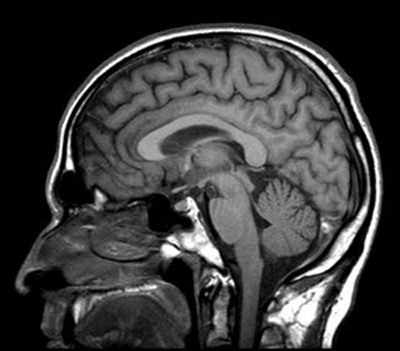
#> input picture Dossier de TPs-20231114/IRM1.png, 400 x 351 px; the run also reads 1 picture not shown here
$ jupyter execute --allow-errors TP3_Recalage.ipynb
#> lines starting #> are read from the running program, lines starting #| are printed output that depends on the picture
TP1 - Recalage d'images
=============

[cell 1]
import numpy as np
from scipy import signal
from scipy import interpolate
from PIL import Image
import matplotlib.pyplot as plt
import numpy.linalg as npl

Un problème fréquemment rencontré dans le domaine du traitement d’images est celui du recalage. On dispose de plusieurs images prises à des temps différents, ou par des appareils différents, et on aimerait les mettre en correspondence, c’est-à-dire trouver une déformation du plan, qui assure une correspondence point à point des objets sous-jacents. Donnons quelques exemples d’applications :
* Traitements/retouches d’images. Par exemple, on peut vouloir construire un panoramique à partir d’images de petite taille. Il faut les recaler préalablement.
* Evaluation des déplacements d’objets dans des séquences vidéos (e.g. trouver un défaut de fonctionnement d’un organe, caméras de surveillance, design de robots intelligents ou de systèmes de navigation automatiques ...)
* Couplage d’informations. Par exemple, en imagerie médicale, on obtient une information plus riche en utilisant à la fois une radio et une angiographie. L’une apporte des informations structurelles, l’autre des informations fonctionnelles. Le couplage des deux images donne plus d’information au praticien.
* Beaucoup d’autres applications...

Dans ce TP, nous allons proposer un modèle de recalage assez élémentaire. Les idées constitutives se retrouvent cependant dans presque toutes les techniques récentes.

[cell 2]
def get_images() :
    n=21
    sigma=0.3
    [X,Y]=np.meshgrid(np.linspace(-1,1,n),np.linspace(-1,1,n), indexing='xy')
    Z=np.sqrt(X*X+Y*Y)
    im1=np.zeros((n,n))
    im1[Z<=.7]=1.
    im1[Z<=.3]=.5
    im1[Z<=.1]=.7
    im2=np.zeros((n,n));
    Z=np.sqrt((X-.3)**2+(Y+.2)**2)
    im2[Z<=.7]=1
    im2[Z<=.3]=.5
    im2[Z<=.1]=.7
    G=np.fft.fftshift(np.exp(-(X**2+Y**2)/sigma**2))
    f=np.real(np.fft.ifft2(np.fft.fft2(G)*np.fft.fft2(im1)))
    g=np.real(np.fft.ifft2(np.fft.fft2(G)*np.fft.fft2(im2)))
    f=f/np.max(f)
    g=g/np.max(g)
    return f,g

[cell 3]
f,g=get_images()

# 1. Formalisation du problème

1.1 Formalisme continu
---------------------

On modélise les images en niveaux de gris comme des fonctions d’un ensemble borné $\Omega\subset \mathbb{R}$ (typiquement un carré) dans $\mathbb{R}$. La valeur de la fonction en chaque point représente l’intensité lumineuse de l’image.

Soient $f$ et $g$ deux images. On a donc :
$$
f:\Omega\subset \mathbb{R}^2 \to \mathbb{R},  g:\Omega\subset \mathbb{R}^2 \to \mathbb{R}
$$
En supposant que les images $f$ et $g$ dépendent seulement d’une transformation géométrique qui conserve la luminosité, le problème de recalage peut être formulé comme suit:

> Problème inverse $(P_1)$ :

> Etant donnés $f$ et $g$ dans $H_1(\Omega)$ (les images ont une amplitude bornée et une énergie finie), trouver un champ de vecteurs $u = (u_1, u_2) \in H_1(\Omega)^2$ tel que:
$$f(x + u(x)) = g(x), \forall x\in \Omega.$$

Le problème inverse est mal posé: tout d'abord, l'existence d'une solution n'est pas garantie, et dans le cas où il existe une solution, on n'a pas nécessairement unicité de cette solution. Par exemple, si $f$ et $g$ sont des fonctions constantes, n'importe quel déplacement $u$ est solution

Pour le résoudre, on se propose de le reformuler comme un problème d'optimisation:

> $(P_2)$ On cherche une déformation $u$ du plan qui minimise:
$$
E(u)=\displaystyle\frac{1}{2}\int_\Omega (f(x+u(x))-g(x))^2 dx=\frac{1}{2}\|f\circ (id+u)-g\|^2.
$$

Sans hypothèse supplémentaire, le problème $\displaystyle \min_{u \in H^1(\Omega)^2} E(u)$ n'est a priori pas convexe, toujours mal posé et même éventuellement non différentiable si $u$ et $f$ ne sont pas assez régulières. On pourrait facilement rendre $f$ différentiable (en ajoutant du bruit par exemple à l'image, ce qui revient à convoler $f$ avec une gaussienne) mais il faut également "forcer" $u$ à être différentiable. Pour cela on propose de régulariser le problème de façon à assurer la convexité du problème d'optimisation considéré ainsi que l'existence et l'unicité des solutions.

Pour régulariser le problème inverse, nous allons faire une analogie avec l’élasticité linéaire. La fonction $u = (u_x,u_y)$ représente un champ de déformations. En notant $\partial x$ et $\partial y$ les opérateurs de dérivation partielle par rapport à chacun des axes du plan, on peut définir un potentiel élastique linéarisé :
$$
R(u)= \frac{\mu}{2}\int_{\Omega} \underbrace{ (\partial_x u_y + \partial_y u_x)^2(x,y) dxdy}_{R_1(u)=\textrm{cisaillement}} +\frac{\lambda+\mu}{2}\int_{\Omega} \underbrace{(\partial_x u_x + \partial_y u_y)^2(x,y) dxdy}_{R_2(u)=\textrm{variations \ de \ volume}}.
$$
En mécanique des structures, $\mu$ et $\lambda$ sont appelées constantes de Lamé. Le paramètre $\lambda$ n’a pas d’interprétation directe, tandis que le paramètre $\mu$ est appelé module de cisaillement.

Le problème d'optimisation à résoudre dans ce TP est le suivant:
> $$(P)\qquad \min_{u} E(u)+R(u).$$

Q1. A l'aide d'un développement de Taylor, vérifier que le gradient de $E$ s'écrit:

$$\nabla E(u) = \left(f\circ (id+u) -g\right)\nabla f\circ (id+u)$$

au sens où la différentielle de $E$ est définie par:

$$\langle \nabla E(u),h\rangle = \displaystyle\int_\Omega \langle (f(x+u(x))-g(x))\nabla f(x+u(x)),h(x)\rangle dx.$$

$$\begin{align}
E(u+h) &= \frac{1}{2}\int_{\Omega} \left[ f(x+u(x)+h(x)) - g(x)\right]^2 dx \\
&= \frac{1}{2} \int_{\Omega} \left[f(x+u(x)) + \langle \nabla f(x+u(x)), h(x) \rangle + o(\|h\|) - g(x) \right]^2 dx \\
&= \frac{1}{2} \int_{\Omega} \left( \left[f(x+u(x)) - g(x)\right]^2 + 2 \langle \nabla f(x+u(x)), h(x) \rangle \left( f(x+u(x)) - g(x) \right) + o(\|h\|) \right) dx \\
&= E(u) + \int_{\Omega} \langle \left( f(x + u(x) - g(x) \right) \nabla f(x + u(x)), h(x) \rangle dx + o(\|h\|)
\end{align}$$

On trouve donc $\nabla E(u) = \left( f(id + u) -g \right) \nabla f(id +u)$.

# 2. Discrétisation

Pour pouvoir résoudre numériquement le problème $(P)$ (dont les variables de l'optimisation sont des fonctions !), on propose de le discrétiser au préalable.

Soit $1\le i \le n$ and $1\le j\le m$. Notons $(x_i,y_j)$ le point de la grille $(i,j)$ et $f_{i,j}$ la valeur de $f$ au point $(x_i,y_j)$. Le produit scalaire sur $V=\mathbb{R}^n\times \mathbb{R}^m$ est défini par:
$$\langle f,g\rangle_V=\sum_{i=1}^n\sum_{j=1}^m f_{i,j}g_{i,j},$$
défini sur $\mathbb{R}^n\times \mathbb{R}^m$.

2.1. Calcul du $E$ et de son gradient
-----------------------------------

Pour pouvoir calculer $E$ et son gradient, on va avoir besoin d'évaluer $f\circ (Id+u)$ et $\nabla f\circ(id+u)$. C'est ce que fait la fonciton interpol ci-dessous.

[cell 4]
def interpol(f,ux,uy) :
    # function that computes f \circ Id+u and interpolates it on a mesh
    nx,ny=f.shape
    ip=interpolate.RectBivariateSpline(np.arange(nx),np.arange(ny),f)
    [X,Y]=np.meshgrid(np.arange(nx),np.arange(ny), indexing='ij')
    X=X+ux
    Y=Y+uy
    return np.reshape(ip.ev(X.ravel(),Y.ravel()),(nx,ny))

2.2. Calcul de $R$ et de son gradient
-------------------------------------
On discrétise également les opérateurs de dérivation partielles par différences finies ; par exemple la dérivée partielle par rapport à $x$ est donnée par:
$$\begin{cases}(\partial_x f)_{i,j}=f_{i+1,j}-f_{i,j} \text{ si } i<n \\
(\partial_x f)_{n,j}=0 \end{cases} $$

On peut alors écrire :
$$
R(u)= \frac{\mu}{2}\sum_{i}(\partial_x u_y + \partial_y u_x)^2(i) + \frac{\lambda+\mu}{2} \sum_i(\partial_x u_x + \partial_y u_y)^2(i).
$$
où:
* $u_x\in\mathbb{R}^n$ et $u_y\in\mathbb{R}^n$ sont les discrétisations des composantes du champ de vecteurs $u$ sur la grille choisie et $\partial_x:\mathbb{R}^n\rightarrow\mathbb{R}^n$
* $\partial_y:\mathbb{R}^n\rightarrow\mathbb{R}^n$ représentent des opérateurs de différences finies.

On peut ré-écrire $R(u)=\frac{1}{2}R_1(u)+ \frac{1}{2} R_2(u)$ avec :
$$
R_1(u)=\langle A_1 u , A_1 u\rangle,\qquad R_2(u)=\langle A_2 u , A_2 u\rangle.
$$

Q2. Donner les formules de discrétisation des opérateurs $\partial_y$, $\partial_x^\top$ et $\partial_y^\top$. Implémenter ces opérateurs ci-après.

$$\begin{align}
\langle \partial _x u, v \rangle &= \sum_{i=1}^{n-1}\sum_{j=1}^{n}(u_{i+1,j}-u_{ij})v_{ij}\\
&=\sum_{i=1}^{n-1}\sum_{j=1}^{n}u_{i+1,j}v_{ij}-\sum_{i=1}^{n-1}\sum_{j=1}^{n}u_{ij}v_{ij}\\
&=\sum_{i=2}^{n}\sum_{j=1}^{n}u_{i,j}v_{i-1,j}-\sum_{i=1}^{n-1}\sum_{j=1}^{n}u_{ij}v_{ij}\\
&=\sum_{i=2}^{n-1}\sum_{j=1}^{n}u_{i,j}v_{i-1,j}-\sum_{i=2}^{n-1}\sum_{j=1}^{n}u_{ij}v_{ij} - \sum_{j=1}^{n} u_{1j}v_{1j} + \sum_{j=1}^{n} u_{nj}v_{n-1,j}\\
&=\sum_{i=2}^{n-1}\sum_{j=1}^{n}u_{i,j}(v_{i-1,j}-v_{ij}) + \sum_{j=1}^{n} u_{nj}v_{n-1,j}-u_{1j}v_{1j}\\ \\ \\
\end{align}$$

Par identification :
$$\partial _x ^T=\begin{cases}f_{i-1,j}-f_{ij} \text{ si } i\geq 2  \text{ et } i \leq n-1 \\
        f_{n-1,j} \text{ si } i=n \\
        -f_{1,j} \text{ si } i=1 \end{cases} $$
$$\partial _y ^T=\begin{cases}f_{i,j-1}-f_{ij} \text{ si } j\in[2;n-1] \\
        f_{i,n-1} \text{ si } j=n \\
        -f_{i,1} \text{ si } j=1 \end{cases} $$

[cell 5]
def dx(im) :
    d=np.zeros(im.shape)
    d[:-1,:]=im[1:,:]-im[:-1,:]
    return d
def dy(im) :
    d=np.zeros(im.shape)
    d[:,:-1]=im[:,1:]-im[:,:-1]
    return d
def dyT(im) :
    d=np.zeros(im.shape)
    d[:,1:-1]=im[:,:-2]-im[:,1:-1]
    d[:,0]=-im[:,0]
    d[:,-1]=im[:,-2]
    return d
def dxT(im) :
    d=np.zeros(im.shape)
    d[1:-1,:]=im[:-2,:]-im[1:-1,:]
    d[0,:]=-im[0,:]
    d[-1,:]=im[-2,:]
    return d

Q3. On écrit $R(u)$ comme un opérateur de $V^2$ dans $\mathbb{R}$. Montrer que $R(u)$ peut s'écrire sous la forme:
$$R(u)=\frac{1}{2} \langle A\left(\begin{array}{c}
u_x\\
u_y
\end{array}\right),\left(\begin{array}{c}
u_x\\
u_y
\end{array}\right)\rangle_{V^2},$$
et donnez l'expression des matrices $A_1$ et $A_2$ en fonction des opérateurs $\partial_x$, $\partial_x^\top$, $\partial_y$ et $\partial_y^\top$.

Partons de $R(u)$ :
$$R(u) = \frac{1}{2} R_1(u) + \frac{1}{2} R_2(u) = \frac{1}{2} \langle A_1u,A_1u \rangle + \frac{1}{2} \langle A_2u,A_2u \rangle$$

A partir de l'expression de $R(u)$, nous pouvons retrouver l'expression de $A_1$ et de $A_2$ de la manière suivante :
Pour $A_1$ :

$$R_1(u) = \|A_1u\|^2 = \left\|A_1 \left(\begin{array}{c}
u_x\\
u_y
\end{array}\right)\right\|^2 = \mu \|\partial_x u_y + \partial_y u_x \|^2$$
Donc, $$A_1 = \sqrt{\mu} \left( \partial_y \text{ } \partial_x \right)$$

Pour $A_2$ :

$$R_2(u) = \|A_2u\|^2 = \left\|A_2 \left(\begin{array}{c}
u_x\\
u_y
\end{array}\right)\right\|^2 = (\lambda + \mu) \|\partial_x u_x + \partial_y u_y \|^2 $$
Donc, $$A_2 = \sqrt{\lambda + \mu} \left( \partial_x \text{ } \partial_y \right)$$

Q4. Donner l'expression du gradient de $R$.

Comme $R(u) = \frac{1}{2} R_1(u) + \frac{1}{2} R_2(u)$, on a $\nabla R(u) = \frac{1}{2} \nabla R_1(u) + \frac{1}{2} \nabla R_2(u)$.

Par conséquent, nous allons calculer séparément $\nabla R_1$ et $\nabla R_2$ :

Pour $\nabla R_1(u)$ :

$$\begin{align}
\nabla R_1(u) &= 2 A_1^T A_1 u \\
&= 2\mu \left(\begin{array}{c}
\partial_y^T\\
\partial_x^T
\end{array}\right) (\partial_y \text{ } \partial_x) \left(\begin{array}{c}
u_x\\
u_y
\end{array}\right) \\
&= 2\mu \begin{pmatrix}\partial_y^T\partial_y & \partial_y^T\partial_x \\ \partial_x^T\partial_y & \partial_x^T\partial_x \end{pmatrix} \left(\begin{array}{c}
u_x\\
u_y
\end{array}\right) \\
&= 2\mu \left(\begin{array}{c}\partial_y^T\partial_yu_x + \partial_y^T\partial_xu_y\\ \partial_x^T\partial_yu_x +  \partial_x^T\partial_xu_y\end{array}\right)
\end{align}$$

Pour $\nabla R_2(u)$ :

$$\begin{align}
\nabla R_2(u) &= 2 A_2^T A_2 u \\
&= 2(\lambda +\mu) \left(\begin{array}{c}
\partial_x^T\\
\partial_y^T
\end{array}\right) (\partial_x \text{ } \partial_y) \left(\begin{array}{c}
u_x\\
u_y
\end{array}\right) \\
&= 2(\lambda +\mu) \begin{pmatrix}\partial_x^T\partial_x & \partial_x^T\partial_y \\ \partial_y^T\partial_x & \partial_y^T\partial_y \end{pmatrix} \left(\begin{array}{c}
u_x\\
u_y
\end{array}\right) \\
&= 2(\lambda +\mu) \left(\begin{array}{c}\partial_x^T\partial_x u_x + \partial_x^T\partial_y u_y\\ \partial_y^T\partial_x u_x +  \partial_y^T\partial_y u_y\end{array}\right)
\end{align}$$

On retrouve donc
$$ \nabla R(u) = \frac{1}{2} \nabla R_1(u) + \frac{1}{2} \nabla R_2(u) = \mu \left(\begin{array}{c}\partial_y^T\partial_yu_x + \partial_y^T\partial_xu_y\\ \partial_x^T\partial_yu_x +  \partial_x^T\partial_xu_y\end{array}\right) + (\lambda +\mu) \left(\begin{array}{c}\partial_x^T\partial_x u_x + \partial_x^T\partial_y u_y\\ \partial_y^T\partial_x u_x +  \partial_y^T\partial_y u_y\end{array}\right)
$$

2.3. Implémentation de la fonction objectif $E+R$
----------------------------------------------

[cell 6]
def objective_function(f,g,ux,uy,lamb,mu) :
    fu = interpol(f,ux,uy)

    R1 = mu*np.linalg.norm(dy(ux)+dx(uy))**2
    R2 = (lamb + mu) * np.linalg.norm(dx(ux) + dy(uy))**2

    E = 0.5*np.linalg.norm(fu-g)**2

    obj=E + 0.5 *(R1+R2)

    return obj,fu

# 3. Un algorithme de gradient

Une itération de la méthode de descente de gradient est de la forme:

$$
u_{k+1}=u_k-s_k(\nabla E(u) + \nabla R(u))
$$

Q5. Compléter la fonction RecalageDG implémentant la descente de gradient et utilisant l'algorithme de recherche linéaire par rebroussement proposé ci-dessous.

[cell 7]
def linesearch(ux,uy,step,descentx,descenty,obj_old,f,g,lamb,mu) :
    step=2*step
    tmpx=ux-step*descentx
    tmpy=uy-step*descenty
    obj, fu = objective_function(f,g,tmpx,tmpy,lamb,mu)
    while obj >obj_old and step > 1.e-8:
        step=0.5*step
        tmpx=ux-step*descentx
        tmpy=uy-step*descenty
        obj,fu=objective_function(f,g,tmpx,tmpy,lamb,mu)
    return tmpx,tmpy,step

[cell 8]
def RecalageDG(f,g,lamb,mu,nitermax,stepini) :
#> called with lamb = 10, mu = 20, nitermax = 500, stepini = 0.01
    ux=np.zeros(f.shape)
    uy=np.zeros(f.shape)
    CF=[]
    step_list=[]
    niter=0
    step=stepini

    dfx = dx(f)
    dfy = dy(f)

    while niter < nitermax and step > 1.e-8 :
        niter+=1
        obj,fu=objective_function(f,g,ux,uy,lamb,mu)
        CF.append(obj)

        # Gradient of E at point u
        dfux = interpol(dfx,ux,uy)
        dfuy = interpol(dfy,ux,uy)
        gradEx = (fu-g)*dfux
        gradEy = (fu-g)*dfuy

        # Gradient of R at point u
        gradR1x = mu * (dyT(dy(ux)) + dyT(dx(uy)))
        gradR1y = mu * (dxT(dy(ux)) + dxT(dx(uy)))
        gradR2x = (mu + lamb) * (dxT(dx(ux)) + dxT(dy(uy)))
        gradR2y = (mu + lamb) * (dyT(dx(ux)) + dyT(dy(uy)))
        gradRx = gradR1x + gradR2x
        gradRy = gradR1y + gradR2y

        # Gradient of E+R at point u
        gradx = gradRx + gradEx
        grady = gradRy + gradEy

        ux,uy,step=linesearch(ux,uy,step,gradx,grady,obj,f,g,lamb,mu)
        step_list.append(step)
        if (niter % 3 ==0) :
            print('iteration :',niter,' cost function :',obj,'step :',step)
    return ux,uy,np.array(CF),np.array(step_list)

Q5. Ecrire un compte-rendu des expériences réalisées et des résultats obtenus. Commentez.

[cell 9]
lamb=10
mu=20
nitermax=500

step0 = 0.01
ux,uy,CF,step=RecalageDG(f,g,lamb,mu,nitermax,step0)

[cell 10]
fig, ax = plt.subplots(2,3)
ax[0,0].imshow(f)
ax[0,0].set_title('original function')
ax[0,1].imshow(g)
ax[0,1].set_title('target function')
ax[1,0].quiver(ux,uy)
ax[1,0].set_title('displacement field')
ax[1,1].imshow(interpol(f,ux,uy))
ax[1,1].set_title('final function')
ax[0,2].plot(CF)
ax[0,2].set_title('objective history')
ax[1,2].plot(np.log(step))
ax[1,2].set_title('step history (log scale)')

plt.tight_layout()
plt.show()
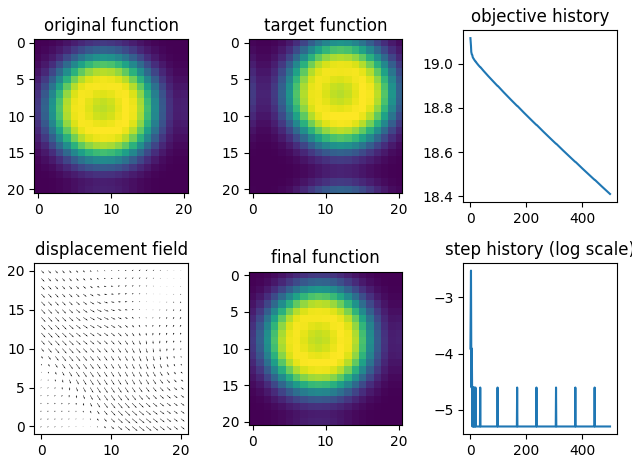
#> figure drawn by matplotlib, 6 panels; panel 3: curve peaks at x = 0, y = 19.12; panel 6: curve peaks at x = 2, y = -2.53

[cell 11]
plt.quiver(ux, uy)
plt.show()
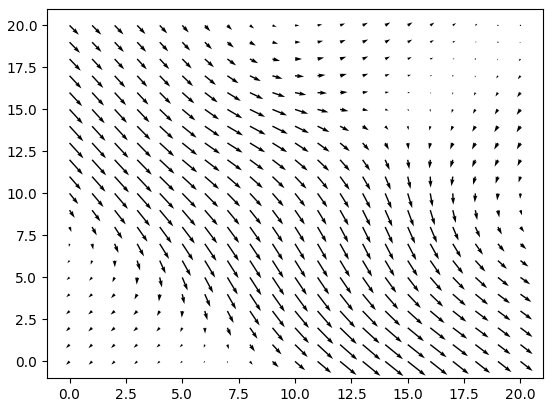
#> figure drawn by matplotlib, 1 panel

# 4. Algorithme de moindres carrés.

On souhaite maintenant implémenter un algorithme de second ordre pour résoudre le problème $(P)\quad\min_u E(u)+R(u)$ afin d'accélérer la convergence de l'algorithme. Pour cela, on va reformuler le problème $(P)$ en un problème de moindres carrés et appliquer l'algorithme de Levenberg-Marquardt.

Soit:
$$\Psi(u)=\begin{pmatrix}
f\circ(Id+u)-g \\
\sqrt{\mu}(\partial_xu_y+\partial_yu_x) \\
\sqrt{\mu+\lambda}(\partial_xu_x+\partial_yu_y) \end{pmatrix},$$
où $f\circ(id+u)$ est l'interpolation de $x\mapsto f(x+u(x))$ sur la grille. Minimiser $E(u)+R(u)$ est équivalent à résoudre le problème suivant:

>$$\min_u \|\Psi(u)\|_2^2.$$

Il s'agit maintenant d'un problème de moindres carrés que l'on va résoudre à l'aide de l'algorithme de Levenberg Marquardt :

$$
u_{k+1}=u_k- H_k^{-1} J_{\Psi}(u_k)^\top \Psi(u_k) \quad\mbox{ avec }\quad H_k=J_{\Psi}(u_k)^\top J_{\Psi}(u_k) +\varepsilon Id
$$

Q6. Calculer la matrice jacobienne de $\Psi$, notée $J_\Psi(u)$.

Q7. Implémenter les fonctions JPsi, JTPsi et JTJ qui calculent respectivement:
- le produit de $J_\psi(u)$ par une direction $v=(v_x,v_y)\in V^2$,

- le produit de $J_\Psi(u)^\top$ par $\phi=(\phi_1,\phi_2,\phi_3)\in V^3$,

- le produit de $(J_\Psi(u)^\top J_\Psi(u)+\epsilon I)$ par une direction $v=(v_x,v_y)\in V^2$.

[cell 12]
def JTPsi(phi,df,lamb,mu) :
    raise ValueError('to be implemented')
    #return [ux,uy]

def JPsi(vx,vy,df,lamb,mu) :
    raise ValueError('to be implemented')
    #return [JPsi0,JPsi1,JPsi2]

def JTJ(vx,vy,df,lamb,mu,epsilon) :
    raise ValueError('to be implemented')
    #return uxs,uys

Calculons maintenant la direction de recherche $d_k$ comme solution du système linéaire:
$$(J_\Psi(u_k)^\top J_\Psi(u_k) +\epsilon I)\left(\begin{array}{c}
d_x\\
d_y
\end{array}\right) = -J_\Psi(u_k)^\top \Psi(u_k)$$
Pour cela, on vous donne l'algorithme suivant qui par la méthode du gradient conjugué calcule une solution $d=(d_x,d_y)\in V^2$ du problème:
$$(J_\Psi(u_k)^\top J_\Psi(u_k) +\epsilon I)\left(\begin{array}{c}
d_x\\
d_y
\end{array}\right) = b$$

#> (a cell that did not finish here is left out)

Q8. Compléter l'algorithme RecalageGN implémentant la méthode de Levenberg-Marquardt.

[cell 14]
def RecalageGN(f,g,lamb,mu,nitermax,stepini,epsi) :
    ux=np.zeros(f.shape)
    uy=np.zeros(f.shape)
    descentx=np.zeros(f.shape)
    descenty=np.zeros(f.shape)
    raise ValueError('To complete if necessary')
    CF=[]
    step_list=[]
    niter=0
    step=stepini
    while niter < nitermax and step > 1.e-8 :
        niter+=1
        obj,fu=objective_function(f,g,ux,uy,lamb,mu)
        CF.append(obj)
        # Gradient of F at point u
        raise ValueError('Compute b here')
        raise ValueError('Compute dfx,dfy here')
        [descentx,descenty]=CGSolve(descentx,descenty,lamb,mu,b,epsi,dfx,dfy)
        ux,uy,step=linesearch(ux,uy,step,descentx,descenty,obj,f,g,lamb,mu)
        step_list.append(step)
        # Display
        if (niter % 3 ==0) :
            print('iteration :',niter,' cost function :',obj,'step :',step)
    return ux,uy,np.array(CF),np.array(step_list)

Q9. Tester le nouvel algorithme et comparer sa vitesse de convergence avec celle de l'algorithme de gradient.

[cell 15]
epsi=0.1
nitermax=1000
#> (the rest of this cell did not finish here and is left out)

[cell 16]
fig, ax = plt.subplots(2,3)
ax[0,0].imshow(f)
ax[0,0].set_title('original function')
ax[0,1].imshow(g)
ax[0,1].set_title('target function')
ax[1,0].quiver(ux,uy)
ax[1,0].set_title('displacement field')
ax[1,1].imshow(interpol(f,ux,uy))
ax[1,1].set_title('final function')
ax[0,2].plot(CF)
ax[0,2].set_title('objective history')
ax[1,2].plot(np.log(step))
ax[1,2].set_title('step history (log scale)')

plt.tight_layout()
plt.show()

[cell 17]
plt.quiver(ux, uy)
plt.show()

5. Jeu des différences
======================
Maintenant que vous avez implémenté et testé les deux algorithmes sur l'image-jouet proposée, voyons que cela donne sur une image IRM d'un cerveau. Saurez-vous détecter les différences/déplacements entre les deux images ?

[cell 18]
im1=Image.open('IRM1.png')
#> im1 is the input picture: PIL image 400x351 L; min 0, max 255, mean 58.6
im2=Image.open("IRM2.png")
plt.imshow(plt.imread('IRM1.png'))
plt.show()
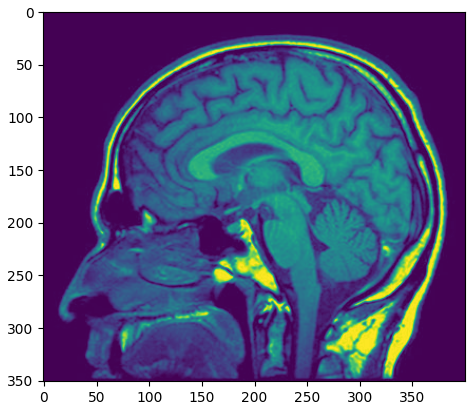
#> figure drawn by matplotlib, 1 panel
plt.imshow(plt.imread('IRM2.png'))
plt.show()

[cell 19]
[n,m]=im1.size
#> n = 400; m = 351
sigma=0.1
[X,Y]=np.meshgrid(np.linspace(-1,1,n),np.linspace(-1,1,m), indexing='xy')
Z=np.sqrt(X*X+Y*Y)
G=np.fft.fftshift(np.exp(-(X**2+Y**2)/sigma**2))
f=np.real(np.fft.ifft2(np.fft.fft2(G)*np.fft.fft2(im1)))
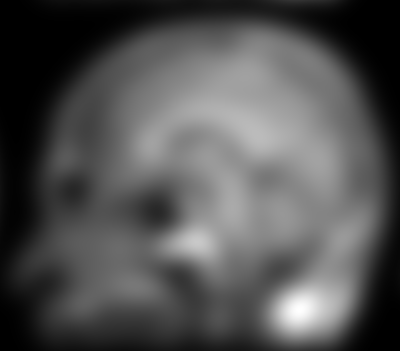
#> f: shape (351, 400) float64; min 0.0325, max 198913.6, mean 64242.2; drawn with min black and max white
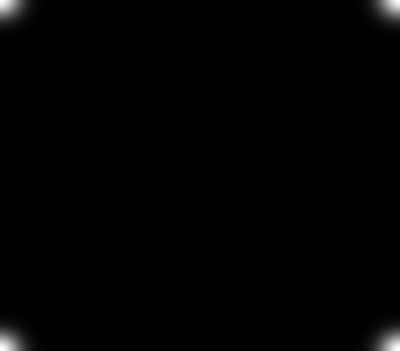
#> G: shape (351, 400) float64; min 1.38e-87, max 0.999, mean 0.00781
g=np.real(np.fft.ifft2(np.fft.fft2(G)*np.fft.fft2(im2)))
f=f/np.max(f)
g=g/np.max(g)
